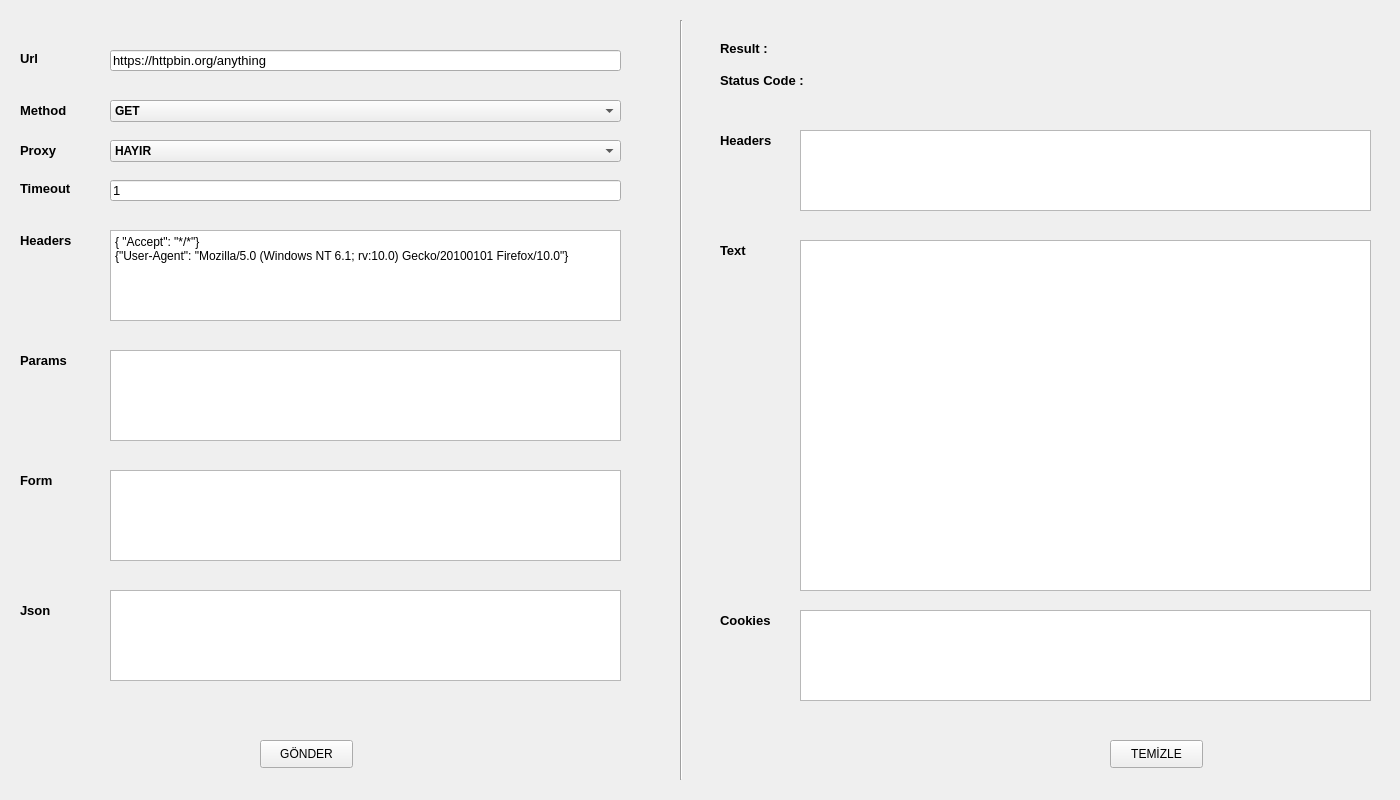
<?xml version="1.0" encoding="UTF-8"?>
<ui version="4.0">
 <class>MainWindow</class>
 <widget class="QMainWindow" name="MainWindow">
  <property name="geometry">
   <rect>
    <x>0</x>
    <y>0</y>
    <width>1400</width>
    <height>800</height>
   </rect>
  </property>
  <property name="sizePolicy">
   <sizepolicy hsizetype="Fixed" vsizetype="Fixed">
    <horstretch>0</horstretch>
    <verstretch>0</verstretch>
   </sizepolicy>
  </property>
  <property name="minimumSize">
   <size>
    <width>1400</width>
    <height>800</height>
   </size>
  </property>
  <property name="maximumSize">
   <size>
    <width>1400</width>
    <height>800</height>
   </size>
  </property>
  <property name="windowTitle">
   <string>Gngr Requests</string>
  </property>
  <widget class="QWidget" name="centralwidget">
   <widget class="QLineEdit" name="url_input">
    <property name="geometry">
     <rect>
      <x>110</x>
      <y>50</y>
      <width>511</width>
      <height>21</height>
     </rect>
    </property>
    <property name="font">
     <font>
      <pointsize>10</pointsize>
     </font>
    </property>
    <property name="text">
     <string>https://httpbin.org/anything</string>
    </property>
   </widget>
   <widget class="Line" name="line">
    <property name="geometry">
     <rect>
      <x>680</x>
      <y>20</y>
      <width>2</width>
      <height>760</height>
     </rect>
    </property>
    <property name="orientation">
     <enum>Qt::Vertical</enum>
    </property>
   </widget>
   <widget class="QComboBox" name="method_input">
    <property name="geometry">
     <rect>
      <x>110</x>
      <y>100</y>
      <width>511</width>
      <height>22</height>
     </rect>
    </property>
    <property name="font">
     <font>
      <weight>75</weight>
      <bold>true</bold>
     </font>
    </property>
    <item>
     <property name="text">
      <string>GET</string>
     </property>
    </item>
    <item>
     <property name="text">
      <string>POST</string>
     </property>
    </item>
    <item>
     <property name="text">
      <string>PUT</string>
     </property>
    </item>
    <item>
     <property name="text">
      <string>DELETE</string>
     </property>
    </item>
    <item>
     <property name="text">
      <string>HEAD</string>
     </property>
    </item>
    <item>
     <property name="text">
      <string>OPTIONS</string>
     </property>
    </item>
   </widget>
   <widget class="QComboBox" name="proxy_input">
    <property name="geometry">
     <rect>
      <x>110</x>
      <y>140</y>
      <width>511</width>
      <height>22</height>
     </rect>
    </property>
    <property name="font">
     <font>
      <weight>75</weight>
      <bold>true</bold>
     </font>
    </property>
    <item>
     <property name="text">
      <string>HAYIR</string>
     </property>
    </item>
   </widget>
   <widget class="QLabel" name="label">
    <property name="geometry">
     <rect>
      <x>20</x>
      <y>50</y>
      <width>81</width>
      <height>16</height>
     </rect>
    </property>
    <property name="font">
     <font>
      <pointsize>10</pointsize>
      <weight>75</weight>
      <italic>false</italic>
      <bold>true</bold>
      <underline>false</underline>
     </font>
    </property>
    <property name="layoutDirection">
     <enum>Qt::LeftToRight</enum>
    </property>
    <property name="text">
     <string>Url          </string>
    </property>
   </widget>
   <widget class="QLabel" name="label_2">
    <property name="geometry">
     <rect>
      <x>20</x>
      <y>100</y>
      <width>81</width>
      <height>21</height>
     </rect>
    </property>
    <property name="font">
     <font>
      <pointsize>10</pointsize>
      <weight>75</weight>
      <italic>false</italic>
      <bold>true</bold>
      <underline>false</underline>
     </font>
    </property>
    <property name="layoutDirection">
     <enum>Qt::LeftToRight</enum>
    </property>
    <property name="text">
     <string>Method  </string>
    </property>
   </widget>
   <widget class="QLabel" name="label_3">
    <property name="geometry">
     <rect>
      <x>20</x>
      <y>140</y>
      <width>81</width>
      <height>21</height>
     </rect>
    </property>
    <property name="font">
     <font>
      <pointsize>10</pointsize>
      <weight>75</weight>
      <italic>false</italic>
      <bold>true</bold>
      <underline>false</underline>
     </font>
    </property>
    <property name="layoutDirection">
     <enum>Qt::LeftToRight</enum>
    </property>
    <property name="text">
     <string>Proxy     </string>
    </property>
   </widget>
   <widget class="QLabel" name="label_4">
    <property name="geometry">
     <rect>
      <x>20</x>
      <y>230</y>
      <width>81</width>
      <height>21</height>
     </rect>
    </property>
    <property name="font">
     <font>
      <pointsize>10</pointsize>
      <weight>75</weight>
      <italic>false</italic>
      <bold>true</bold>
      <underline>false</underline>
     </font>
    </property>
    <property name="layoutDirection">
     <enum>Qt::LeftToRight</enum>
    </property>
    <property name="text">
     <string>Headers </string>
    </property>
   </widget>
   <widget class="QLabel" name="label_5">
    <property name="geometry">
     <rect>
      <x>20</x>
      <y>350</y>
      <width>81</width>
      <height>21</height>
     </rect>
    </property>
    <property name="font">
     <font>
      <pointsize>10</pointsize>
      <weight>75</weight>
      <italic>false</italic>
      <bold>true</bold>
      <underline>false</underline>
     </font>
    </property>
    <property name="layoutDirection">
     <enum>Qt::LeftToRight</enum>
    </property>
    <property name="text">
     <string>Params </string>
    </property>
   </widget>
   <widget class="QLabel" name="label_6">
    <property name="geometry">
     <rect>
      <x>20</x>
      <y>470</y>
      <width>81</width>
      <height>21</height>
     </rect>
    </property>
    <property name="font">
     <font>
      <pointsize>10</pointsize>
      <weight>75</weight>
      <italic>false</italic>
      <bold>true</bold>
      <underline>false</underline>
     </font>
    </property>
    <property name="layoutDirection">
     <enum>Qt::LeftToRight</enum>
    </property>
    <property name="text">
     <string>Form     </string>
    </property>
   </widget>
   <widget class="QLabel" name="label_7">
    <property name="geometry">
     <rect>
      <x>20</x>
      <y>600</y>
      <width>81</width>
      <height>21</height>
     </rect>
    </property>
    <property name="font">
     <font>
      <pointsize>10</pointsize>
      <weight>75</weight>
      <italic>false</italic>
      <bold>true</bold>
      <underline>false</underline>
     </font>
    </property>
    <property name="layoutDirection">
     <enum>Qt::LeftToRight</enum>
    </property>
    <property name="text">
     <string>Json      </string>
    </property>
   </widget>
   <widget class="QPushButton" name="gonder">
    <property name="geometry">
     <rect>
      <x>260</x>
      <y>740</y>
      <width>93</width>
      <height>28</height>
     </rect>
    </property>
    <property name="text">
     <string>GÖNDER</string>
    </property>
   </widget>
   <widget class="QLabel" name="label_8">
    <property name="geometry">
     <rect>
      <x>720</x>
      <y>40</y>
      <width>81</width>
      <height>16</height>
     </rect>
    </property>
    <property name="font">
     <font>
      <pointsize>10</pointsize>
      <weight>75</weight>
      <italic>false</italic>
      <bold>true</bold>
      <underline>false</underline>
     </font>
    </property>
    <property name="layoutDirection">
     <enum>Qt::LeftToRight</enum>
    </property>
    <property name="text">
     <string>Result :</string>
    </property>
   </widget>
   <widget class="QLabel" name="label_9">
    <property name="geometry">
     <rect>
      <x>720</x>
      <y>70</y>
      <width>121</width>
      <height>21</height>
     </rect>
    </property>
    <property name="font">
     <font>
      <pointsize>10</pointsize>
      <weight>75</weight>
      <italic>false</italic>
      <bold>true</bold>
      <underline>false</underline>
     </font>
    </property>
    <property name="layoutDirection">
     <enum>Qt::LeftToRight</enum>
    </property>
    <property name="text">
     <string>Status Code :</string>
    </property>
   </widget>
   <widget class="QLineEdit" name="timeout_input">
    <property name="geometry">
     <rect>
      <x>110</x>
      <y>180</y>
      <width>511</width>
      <height>21</height>
     </rect>
    </property>
    <property name="font">
     <font>
      <pointsize>10</pointsize>
     </font>
    </property>
    <property name="text">
     <string>1</string>
    </property>
   </widget>
   <widget class="QLabel" name="label_10">
    <property name="geometry">
     <rect>
      <x>20</x>
      <y>180</y>
      <width>81</width>
      <height>16</height>
     </rect>
    </property>
    <property name="font">
     <font>
      <pointsize>10</pointsize>
      <weight>75</weight>
      <italic>false</italic>
      <bold>true</bold>
      <underline>false</underline>
     </font>
    </property>
    <property name="layoutDirection">
     <enum>Qt::LeftToRight</enum>
    </property>
    <property name="text">
     <string>Timeout</string>
    </property>
   </widget>
   <widget class="QPlainTextEdit" name="headers_input">
    <property name="geometry">
     <rect>
      <x>110</x>
      <y>230</y>
      <width>511</width>
      <height>91</height>
     </rect>
    </property>
    <property name="plainText">
     <string>{ &quot;Accept&quot;: &quot;*/*&quot;} 
{&quot;User-Agent&quot;: &quot;Mozilla/5.0 (Windows NT 6.1; rv:10.0) Gecko/20100101 Firefox/10.0&quot;}</string>
    </property>
   </widget>
   <widget class="QPlainTextEdit" name="params_input">
    <property name="geometry">
     <rect>
      <x>110</x>
      <y>350</y>
      <width>511</width>
      <height>91</height>
     </rect>
    </property>
   </widget>
   <widget class="QPlainTextEdit" name="form_input">
    <property name="geometry">
     <rect>
      <x>110</x>
      <y>470</y>
      <width>511</width>
      <height>91</height>
     </rect>
    </property>
   </widget>
   <widget class="QPlainTextEdit" name="json_input">
    <property name="geometry">
     <rect>
      <x>110</x>
      <y>590</y>
      <width>511</width>
      <height>91</height>
     </rect>
    </property>
   </widget>
   <widget class="QLabel" name="label_11">
    <property name="geometry">
     <rect>
      <x>720</x>
      <y>130</y>
      <width>81</width>
      <height>21</height>
     </rect>
    </property>
    <property name="font">
     <font>
      <pointsize>10</pointsize>
      <weight>75</weight>
      <italic>false</italic>
      <bold>true</bold>
      <underline>false</underline>
     </font>
    </property>
    <property name="layoutDirection">
     <enum>Qt::LeftToRight</enum>
    </property>
    <property name="text">
     <string>Headers </string>
    </property>
   </widget>
   <widget class="QPlainTextEdit" name="headers_output">
    <property name="geometry">
     <rect>
      <x>800</x>
      <y>130</y>
      <width>571</width>
      <height>81</height>
     </rect>
    </property>
   </widget>
   <widget class="QLabel" name="result_output">
    <property name="geometry">
     <rect>
      <x>800</x>
      <y>40</y>
      <width>551</width>
      <height>21</height>
     </rect>
    </property>
    <property name="font">
     <font>
      <pointsize>10</pointsize>
      <weight>50</weight>
      <italic>false</italic>
      <bold>false</bold>
      <underline>false</underline>
     </font>
    </property>
    <property name="layoutDirection">
     <enum>Qt::LeftToRight</enum>
    </property>
    <property name="text">
     <string/>
    </property>
   </widget>
   <widget class="QLabel" name="status_output">
    <property name="geometry">
     <rect>
      <x>850</x>
      <y>70</y>
      <width>111</width>
      <height>20</height>
     </rect>
    </property>
    <property name="font">
     <font>
      <pointsize>10</pointsize>
      <weight>50</weight>
      <italic>false</italic>
      <bold>false</bold>
      <underline>false</underline>
     </font>
    </property>
    <property name="layoutDirection">
     <enum>Qt::LeftToRight</enum>
    </property>
    <property name="text">
     <string/>
    </property>
   </widget>
   <widget class="QLabel" name="label_14">
    <property name="geometry">
     <rect>
      <x>720</x>
      <y>240</y>
      <width>71</width>
      <height>21</height>
     </rect>
    </property>
    <property name="font">
     <font>
      <pointsize>10</pointsize>
      <weight>75</weight>
      <italic>false</italic>
      <bold>true</bold>
      <underline>false</underline>
     </font>
    </property>
    <property name="layoutDirection">
     <enum>Qt::LeftToRight</enum>
    </property>
    <property name="text">
     <string>Text</string>
    </property>
   </widget>
   <widget class="QPlainTextEdit" name="text_output">
    <property name="geometry">
     <rect>
      <x>800</x>
      <y>240</y>
      <width>571</width>
      <height>351</height>
     </rect>
    </property>
   </widget>
   <widget class="QPlainTextEdit" name="cookies_output">
    <property name="geometry">
     <rect>
      <x>800</x>
      <y>610</y>
      <width>571</width>
      <height>91</height>
     </rect>
    </property>
   </widget>
   <widget class="QLabel" name="label_15">
    <property name="geometry">
     <rect>
      <x>720</x>
      <y>610</y>
      <width>71</width>
      <height>21</height>
     </rect>
    </property>
    <property name="font">
     <font>
      <pointsize>10</pointsize>
      <weight>75</weight>
      <italic>false</italic>
      <bold>true</bold>
      <underline>false</underline>
     </font>
    </property>
    <property name="layoutDirection">
     <enum>Qt::LeftToRight</enum>
    </property>
    <property name="text">
     <string>Cookies</string>
    </property>
   </widget>
   <widget class="QPushButton" name="temizle">
    <property name="geometry">
     <rect>
      <x>1110</x>
      <y>740</y>
      <width>93</width>
      <height>28</height>
     </rect>
    </property>
    <property name="text">
     <string>TEMİZLE</string>
    </property>
   </widget>
  </widget>
 </widget>
 <resources/>
 <connections/>
</ui>
